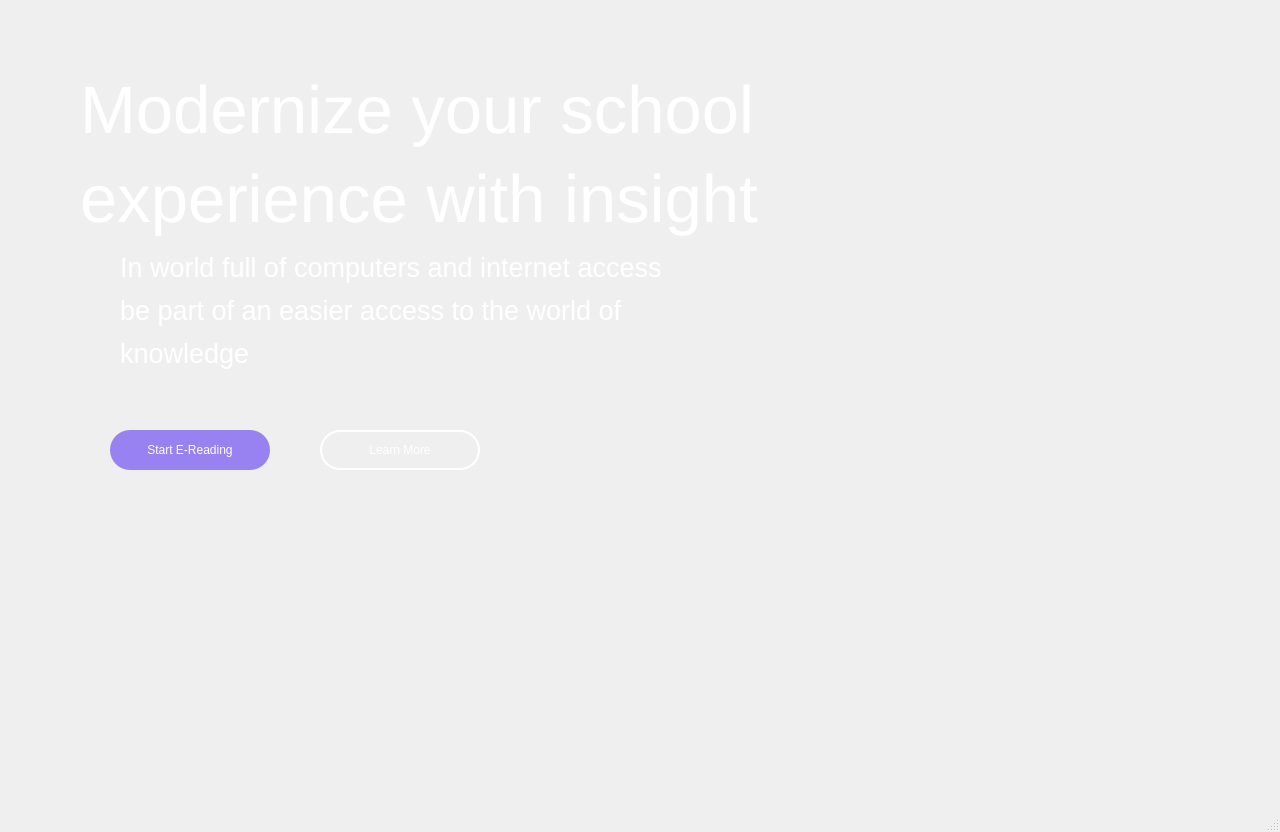
<?xml version="1.0" encoding="UTF-8"?>
<ui version="4.0">
 <class>MainMenu</class>
 <widget class="QMainWindow" name="MainMenu">
  <property name="geometry">
   <rect>
    <x>0</x>
    <y>0</y>
    <width>1280</width>
    <height>832</height>
   </rect>
  </property>
  <property name="minimumSize">
   <size>
    <width>1280</width>
    <height>832</height>
   </size>
  </property>
  <property name="maximumSize">
   <size>
    <width>1280</width>
    <height>832</height>
   </size>
  </property>
  <property name="windowTitle">
   <string>MainMenu</string>
  </property>
  <widget class="QWidget" name="centralwidget">
   <widget class="QLabel" name="Heading_LA">
    <property name="geometry">
     <rect>
      <x>80</x>
      <y>60</y>
      <width>701</width>
      <height>191</height>
     </rect>
    </property>
    <property name="font">
     <font>
      <pointsize>50</pointsize>
     </font>
    </property>
    <property name="styleSheet">
     <string notr="true">color:white;</string>
    </property>
    <property name="text">
     <string>&lt;html&gt;&lt;head/&gt;&lt;body&gt;&lt;p&gt;Modernize your school&lt;/p&gt;&lt;p&gt;experience with insight&lt;/p&gt;&lt;/body&gt;&lt;/html&gt;</string>
    </property>
   </widget>
   <widget class="QLabel" name="Description_LA">
    <property name="geometry">
     <rect>
      <x>120</x>
      <y>240</y>
      <width>541</width>
      <height>141</height>
     </rect>
    </property>
    <property name="font">
     <font>
      <pointsize>20</pointsize>
     </font>
    </property>
    <property name="styleSheet">
     <string notr="true">color:white;</string>
    </property>
    <property name="text">
     <string>&lt;html&gt;&lt;head/&gt;&lt;body&gt;&lt;p&gt;In world full of computers and internet access&lt;/p&gt;&lt;p&gt;be part of an easier access to the world of&lt;/p&gt;&lt;p&gt;knowledge&lt;/p&gt;&lt;/body&gt;&lt;/html&gt;</string>
    </property>
   </widget>
   <widget class="QLabel" name="label">
    <property name="geometry">
     <rect>
      <x>690</x>
      <y>130</y>
      <width>521</width>
      <height>391</height>
     </rect>
    </property>
    <property name="styleSheet">
     <string notr="true">image: url(:/Resources/Images/3DBook.png);</string>
    </property>
    <property name="text">
     <string/>
    </property>
   </widget>
   <widget class="QPushButton" name="LogIn_PB">
    <property name="geometry">
     <rect>
      <x>110</x>
      <y>430</y>
      <width>160</width>
      <height>40</height>
     </rect>
    </property>
    <property name="styleSheet">
     <string notr="true">QPushButton
{
background-color:rgb(152, 129, 240);
color:white;
border-radius:20px;
}

QPushButton:hover
{
background-color: rgba(255, 255, 255, 1);
color:black;
}</string>
    </property>
    <property name="text">
     <string>Start E-Reading</string>
    </property>
   </widget>
   <widget class="QPushButton" name="pushButton_2">
    <property name="geometry">
     <rect>
      <x>320</x>
      <y>430</y>
      <width>160</width>
      <height>40</height>
     </rect>
    </property>
    <property name="styleSheet">
     <string notr="true">QPushButton
{
background-color: transparent; 
color: white; 
border: 2px solid white;
border-radius:20px;
}

QPushButton:hover
{
background-color: rgba(255, 255, 255, 1);
color:black;
}</string>
    </property>
    <property name="text">
     <string>Learn More</string>
    </property>
   </widget>
  </widget>
  <widget class="QMenuBar" name="menubar">
   <property name="geometry">
    <rect>
     <x>0</x>
     <y>0</y>
     <width>1280</width>
     <height>36</height>
    </rect>
   </property>
  </widget>
  <widget class="QStatusBar" name="statusbar"/>
 </widget>
 <resources/>
 <connections/>
</ui>
